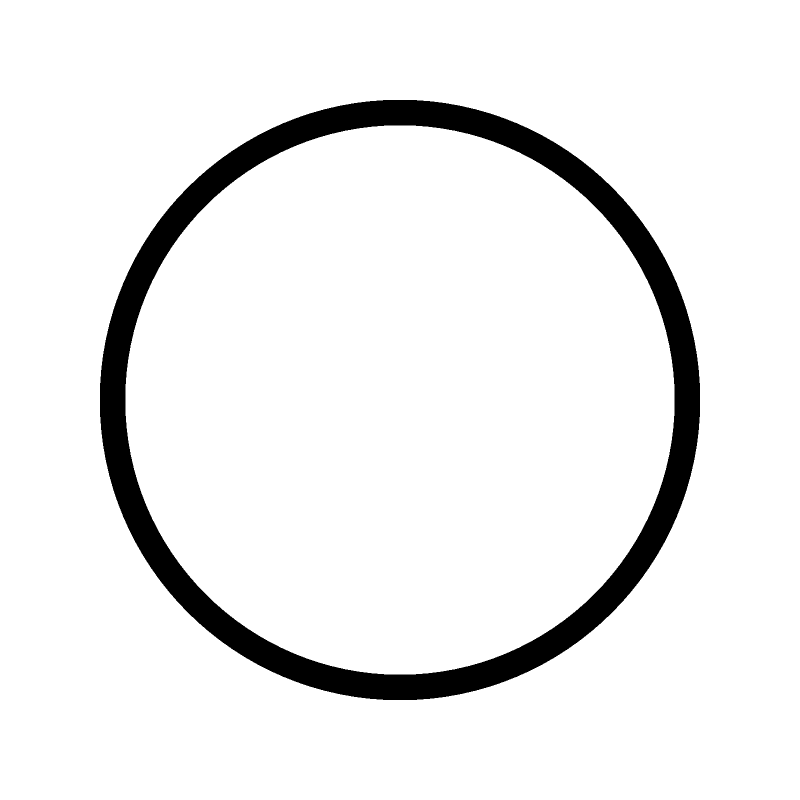
//> input picture Resources/circle.png, 1600 x 1600 px (shown at 1/2 size)
$ ./E5ContourLength   (built with g++ and OpenCV 4)
//> lines starting //> are read from the running program, lines starting //| are printed output that depends on the picture; after the words box and inside, x2 and y2 are one past the last pixel; in counts of white or black regions, pixels touching at a corner belong together
### CustomTools.cpp
#include <opencv2/opencv.hpp>
#include <stdio.h>
#include <iostream>

#define GET_VARIABLE_NAME(Variable) #Variable
#define DISPLAYIMAGE(img) displayImages(img, #img)

// [17 lines left out: function displayImages, not called in this run]

void displayImages( cv::Mat img, std::string name = "img",  int displayTime = 0){ // CustomTools.cpp function for easy display

        cv::namedWindow(name,cv::WINDOW_AUTOSIZE);
        cv::imshow(name, img);

    std::cout << "displayImages() SingleImg" << std::endl;
    cv::waitKey(displayTime);
    cv::destroyAllWindows();
}

// [47 lines left out: function floodFillLargestRegion, not called in this run]

### Chapter14Exercises/E5ContourLength.cpp
#include <opencv2/opencv.hpp>
#include <stdio.h>
#include <iostream>
#include "../CustomTools.cpp"


int main(int argc, char** argv){
    std::string path = "../Resources/circle.png";
    //std::string path2 = "../Resources/img2.jpg";
    cv::Mat img;
    //cv::Mat img2;

    if (argc >1){
        img = cv::imread(argv[1],-1);
        //img2 = cv::imread(argv[2],-1);
}

    if( img.empty()) {
        img = cv::imread(path, cv::IMREAD_COLOR);
//> img is the input picture: 1600 rows x 1600 cols, CV_8UC3; 92.8% white; 1 black region, box (x1, y1, x2, y2) and area: (200, 200, 1400, 1400) 184908
        //img2 = cv::imread(path2, cv::IMREAD_COLOR);
        if( img.empty()) {
            std::cout << "No image provided";
            return -1;
        }
    }

    // Format image here
    cv::Mat fImg = img.clone();
    cv::resize(fImg,fImg,cv::Size(600,600));
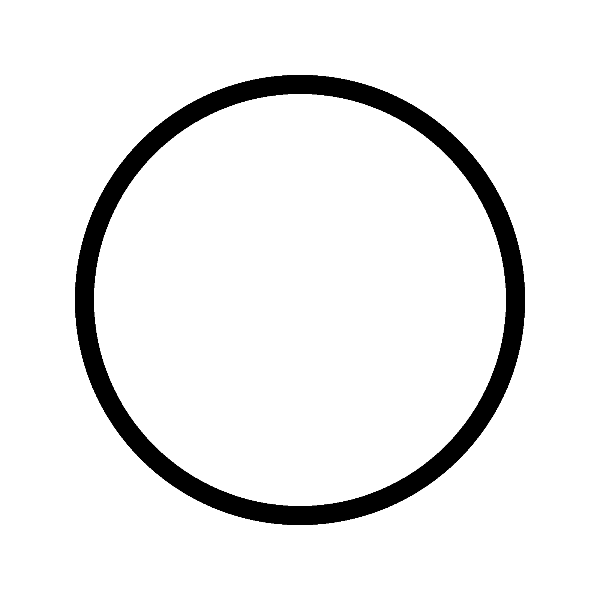
//> fImg: 600 rows x 600 cols, CV_8UC3; min 0, max 255, mean 236.6
    cv::Mat fImgBW = fImg.clone();
    cv::cvtColor(fImg,fImgBW,cv::COLOR_BGR2GRAY);
    //cv::Mat fImg2 = img2.clone();

    // Process image here
    cv::Mat proc = fImgBW.clone();
    cv::threshold(proc,proc,128,255,cv::THRESH_BINARY);
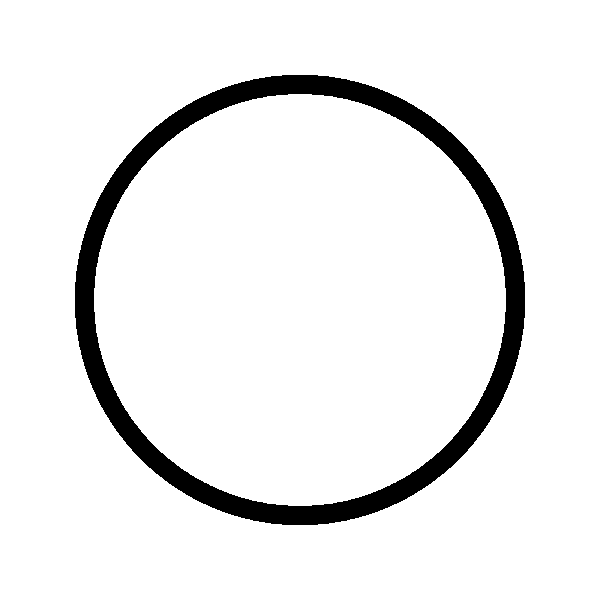
//> proc: 600 rows x 600 cols, CV_8UC1; 92.8% white; 1 black region, box (x1, y1, x2, y2) and area: (75, 75, 525, 525) 26100
    cv::bitwise_not(proc,proc); // convert the black circle with white background to white circle with black background
//> proc: 600 rows x 600 cols, CV_8UC1; 7.2% white; 1 white region

    std::vector<std::vector<cv::Point>> contours;
    cv::Mat colorImg;
    cv::findContours(proc,contours,cv::RETR_CCOMP, cv::CHAIN_APPROX_NONE);
//> contours = 2 contours; box (x1, y1, x2, y2) and area: (75, 75, 525, 525) 158775, (93, 93, 507, 507) 133895
    cv::merge(std::vector<cv::Mat>{proc,proc,proc},colorImg);
//> colorImg: 600 rows x 600 cols, CV_8UC3; 7.2% white; 1 white region
    cv::drawContours(colorImg,contours,0, cv::Scalar(255,0,255),1);
    double length = cv::arcLength(contours[0],true);;
//> length = 1489
    std::vector<std::vector<cv::Point>> appContour;
    appContour.push_back(std::vector<cv::Point> {cv::Point(30,30)}); // put in a placeholder vector for the approxPolyDP to modify later
    cv::putText(colorImg,std::to_string(length)+ " pixels long", contours[0][0],cv::FONT_HERSHEY_COMPLEX,0.5,cv::Scalar(255,0,0));
    cv::rectangle(colorImg,cv::boundingRect(contours[0]),cv::Scalar(0,255,0));
    cv::approxPolyDP(contours[1],appContour[0],20,true); // The epsilon value is in terms of pixels
//> appContour = 1 contour; box (x1, y1, x2, y2) and area: (93, 93, 507, 507) 120941
    cv::drawContours(colorImg,appContour,0, cv::Scalar(255,0,0),1);
    double appLen = cv::arcLength(appContour[0],true);
//> appLen = 1266.1
    cv::putText(colorImg,std::to_string(appLen)+" app curve length",appContour[0][0],cv::FONT_HERSHEY_COMPLEX,0.3,cv::Scalar(255,0,0));
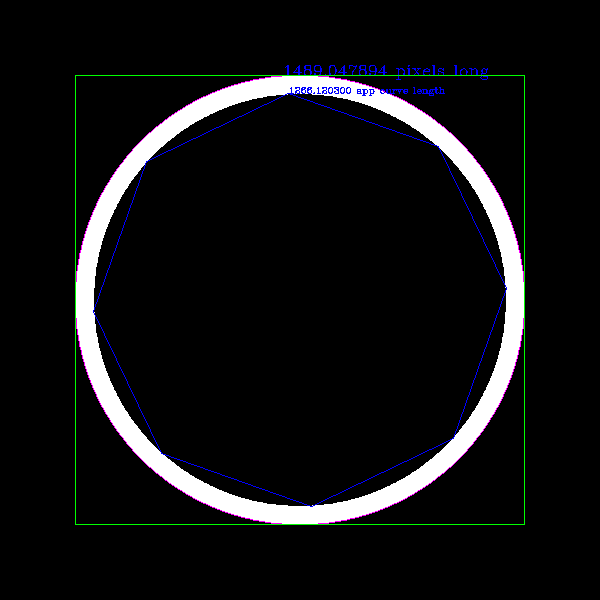
//> colorImg: 600 rows x 600 cols, CV_8UC3; mean B, G, R 19.7, 18.6, 18.2
    DISPLAYIMAGE(colorImg);
    return 0;

}
